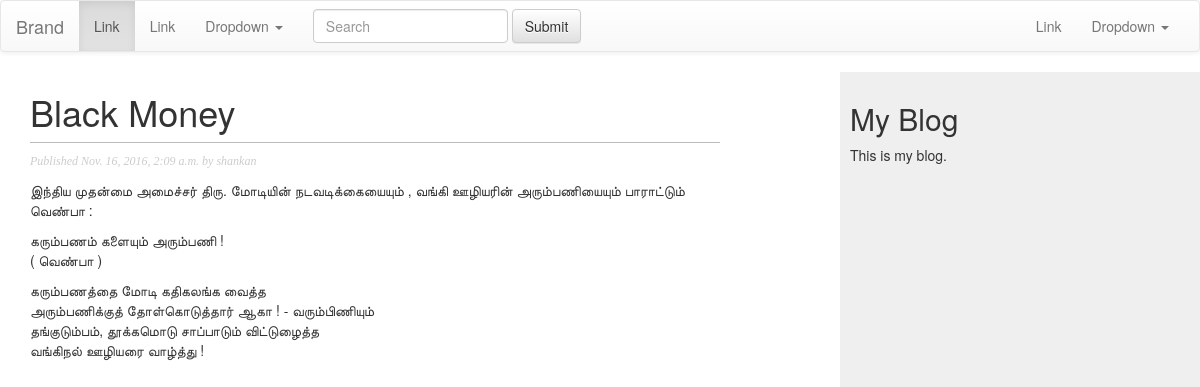
/blog/2016/11/16/Black-Money1/, run on the app's committed database.
### blog/models.py (models this page shows, shortened)
class Post(models.Model):
    STATUS_CHOICES = (
        ('draft', 'Draft'),
        ('published', 'Published'),
    )
    title = models.CharField(max_length=250)
    slug = models.SlugField(max_length=250,
                            unique_for_date='publish')
    author = models.ForeignKey(User,
                               related_name='blog_posts')
    body = models.TextField()
    publish = models.DateTimeField(default=timezone.now())
    created = models.DateTimeField(auto_now_add=True)
    updated = models.DateTimeField(auto_now=True)
    status = models.CharField(max_length=10,
                              choices=STATUS_CHOICES,
                              default='draft')
    objects = models.Manager()
    published = PublishedManager()
    class Meta:
        ordering = ("-publish",)

### blog/views.py (the view)
def post_detail(request, year, month, day, post):
    post = get_object_or_404(Post, slug=post, status = 'published',
                             publish__year = year,
                             publish__month=month,
                             publish__day=day)
    return render(request,'blog/post/detail.html',{'post': post})

### blog/templates/blog/post/detail.html (shortened to what this page needs)
{% extends "blog/base.html" %}
{% block content %}
<h1>{{ post.title }}</h1>
<p class="date">
    Published {{ post.publish }} by {{ post.author }}
</p>
{{ post.body|linebreaks }}
{% endblock %}

### blog/static/css/blog.css (style rules this page uses)
body { margin:0; padding:0; font-family:helvetica, sans-serif; }
h1 { font-weight:normal; border-bottom:1px solid #bbb; padding:0 0 10px 0; }
p.date { color:#ccc; font-family: georgia, serif; font-size: 12px; font-style: italic; }

### data on the page
Post: title "Black Money", publish "Nov. 16, 2016, 2:09 a.m.", author "shankan", body "இந்திய முதன்மை அமைச்சர் திரு. மோடியின் நடவடிக்கையையும் , வங்கி ஊழியரின் அரும்பணியையும் பாராட்டும் வெண்பா : கரும்பணம் களையும் அரும்பணி ! ( வெண்பா ) கரும்பணத்தை மோடி கதிகலங்க வைத்த அரும்பணிக்குத் தோள்கொடுத்தார் ஆகா ! - வரும்பிணியும் தங்குடும்பம், தூக்கமொடு சாப்பாடும் விட்டுழைத்த வங்கிநல் ஊழியரை வாழ்த்து !"
